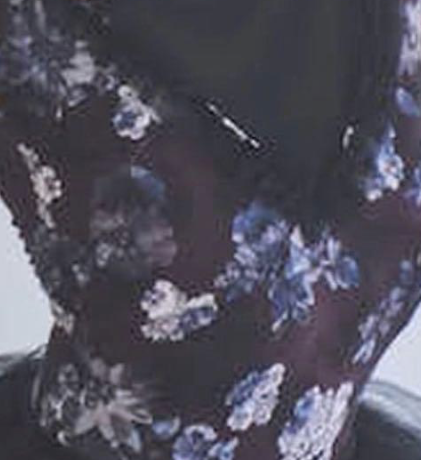
#> input picture ref/ref1.png, 421 x 460 px
$ python -i watcher.py   (imports and definitions only)
#> lines starting #> are read from the running program, lines starting #| are printed output that depends on the picture; after the words box and inside, x2 and y2 are one past the last pixel; in counts of white or black regions, pixels touching at a corner belong together
#> further down, picture is the input picture: PIL image 421x460 RGB; mean R, G, B 82.2, 80.3, 92.9
#!/usr/bin/env python3
"""stina「innocent bordeaux」柄の新着をメルカリ・ラクマで監視してメールで通知する。

判定:
  強一致  タイトルに柄名 (innocent, ボルドー など) を含む
  型一致  type J juliet で、配色もある程度近い
  候補    stina のレオタードで、サムネイルの配色 (ボルドー地 + 青い花) が近い
既読の商品IDは seen.json に保存し、同じ商品は二度通知しない。

環境変数:
  SMTP_USER    送信に使う Gmail アドレス（未設定なら標準出力に出すだけ）
  SMTP_PASS    その Gmail のアプリパスワード
  MAIL_TO      送信先（省略時は SMTP_USER 宛て）
  SMTP_HOST / SMTP_PORT  既定 smtp.gmail.com / 465
  SEED=1       初回用。今ある出品を既読にするだけで通知しない
  DRY_RUN=1    通知せず、判定結果を表示する
"""
import base64
import io
import json
import os
import re
import smtplib
import sys
import time
import uuid
from email.message import EmailMessage
from html import escape, unescape
from pathlib import Path

import numpy as np
import requests
from cryptography.hazmat.primitives import hashes
from cryptography.hazmat.primitives.asymmetric import ec
from cryptography.hazmat.primitives.asymmetric.utils import decode_dss_signature
from PIL import Image

ROOT = Path(__file__).resolve().parent
SEEN_PATH = ROOT / "seen.json"
# [1 line that did not run here, left out]

UA = ("Mozilla/5.0 (iPhone; CPU iPhone OS 18_0 like Mac OS X) AppleWebKit/605.1.15 "
      "(KHTML, like Gecko) Version/18.0 Mobile/15E148 Safari/604.1")
# [1 line that did not run here, left out]
# [1 line that did not run here, left out]
# [1 line that did not run here, left out]


# ---------------- メルカリ ----------------
def _b64(b: bytes) -> str:
    return base64.urlsafe_b64encode(b).rstrip(b"=").decode()


# [1 line that did not run here, left out]
_DEVICE = str(uuid.uuid4())


# [51 lines left out: functions _dpop, search_mercari, not called in this run]


# ---------------- ラクマ ----------------
_RAKUMA_LINK = re.compile(r'href="(https://item\.fril\.jp/([0-9a-f]+))"')


# [24 lines left out: function search_rakuma, not called in this run]


# ---------------- 判定 ----------------
def pattern_score(img: Image.Image) -> float:
    """ボルドー地の割合と、青い花の割合から 0〜1 のスコアを出す。"""
    w, h = img.size
#> w = 421; h = 460
    img = img.convert("RGB").crop((int(w * .2), int(h * .2), int(w * .8), int(h * .8)))
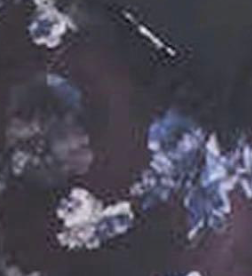
#> img: PIL image 252x276 RGB; mean R, G, B 74.9, 72, 84.9
    x = np.asarray(img.resize((96, 96)), dtype=np.float32) / 255.0
    r, g, b = x[..., 0], x[..., 1], x[..., 2]
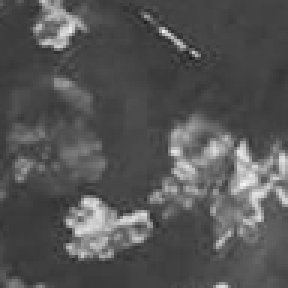
#> b: shape (96, 96) float32 (shown 3 times larger); min 0.118, max 0.961, mean 0.333
    mx, mn = x.max(-1), x.min(-1)
    v, d = mx, mx - mn
    s = np.where(mx > 0, d / np.maximum(mx, 1e-6), 0)
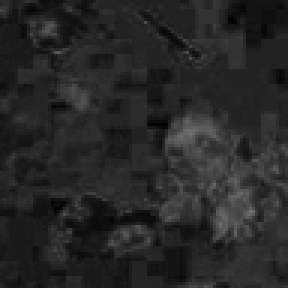
#> s: shape (96, 96) float32 (shown 3 times larger); min 0, max 0.449, mean 0.155
    hue = np.zeros_like(mx)
    nz = d > 1e-6
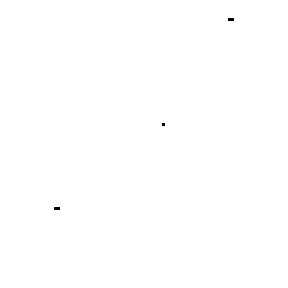
#> nz: shape (96, 96) bool (shown 3 times larger); 99.9% white; black in thin lines or dots, all inside (x1, y1, x2, y2) = (18, 6, 78, 70)
    rm = nz & (mx == r); gm = nz & (mx == g) & ~rm; bm = nz & ~rm & ~gm
#> after `rm = nz & (mx == r)`: rm: shape (96, 96) bool; 4% white in thin lines or dots
#> after `gm = nz & (mx == g) & ~rm`: gm: shape (96, 96) bool; 0.02% white in thin lines or dots, all inside (x1, y1, x2, y2) = (11, 3, 89, 12)
#> after `bm = nz & ~rm & ~gm`: bm: shape (96, 96) bool; 95.9% white; black in thin lines or dots
    hue[rm] = ((g - b)[rm] / d[rm]) % 6
    hue[gm] = (b - r)[gm] / d[gm] + 2
#> hue: shape (96, 96) float32; min 0, max 5.6, mean 0.202
    hue[bm] = (r - g)[bm] / d[bm] + 4
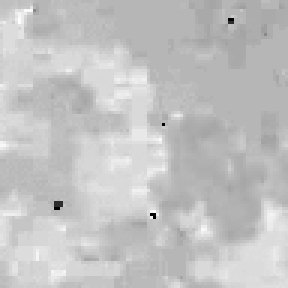
#> hue: shape (96, 96) float32 (shown 3 times larger); min 0, max 5.6, mean 4.29; drawn with min black and max white
    hue *= 60
    wine = ((hue >= 270) | (hue <= 20)) & (s > 0.12) & (v > 0.06) & (v < 0.45)
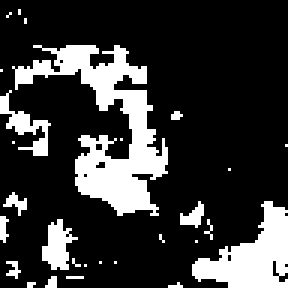
#> wine: shape (96, 96) bool (shown 3 times larger); 21% white; 28 white regions (22 under 20 px), largest, box (x1, y1, x2, y2) and area: (4, 15, 56, 72) 1050, (64, 67, 96, 96) 482, (0, 30, 17, 52) 122, (14, 73, 26, 90) 115, (60, 67, 68, 76) 38, (1, 64, 9, 72) 28
    # 花の青〜ラベンダー。白は背景の壁や床と区別できないので数えない
    blue = (hue >= 200) & (hue < 290) & (s > 0.10) & (v > 0.30)
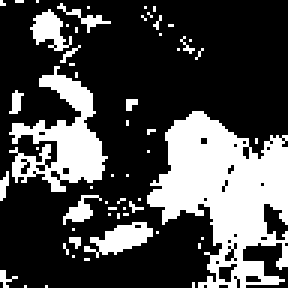
#> blue: shape (96, 96) bool (shown 3 times larger); 29% white; 58 white regions (51 under 20 px), largest, box (x1, y1, x2, y2) and area: (49, 37, 96, 96) 1556, (3, 22, 36, 64) 598, (28, 74, 51, 86) 139
    a = min(wine.mean() / 0.08, 1.0)
#> a = 1
    bfl = min(blue.mean() / 0.10, 1.0)
#> bfl = 1
    return float(np.sqrt(a * bfl))


# [93 lines left out: functions classify, send_mail, main, not called in this run]


# [2 lines not run here, left out]

>>> from PIL import Image
>>> picture = Image.open('ref/ref1.png')
>>> result = pattern_score(picture)
#> result = 1
